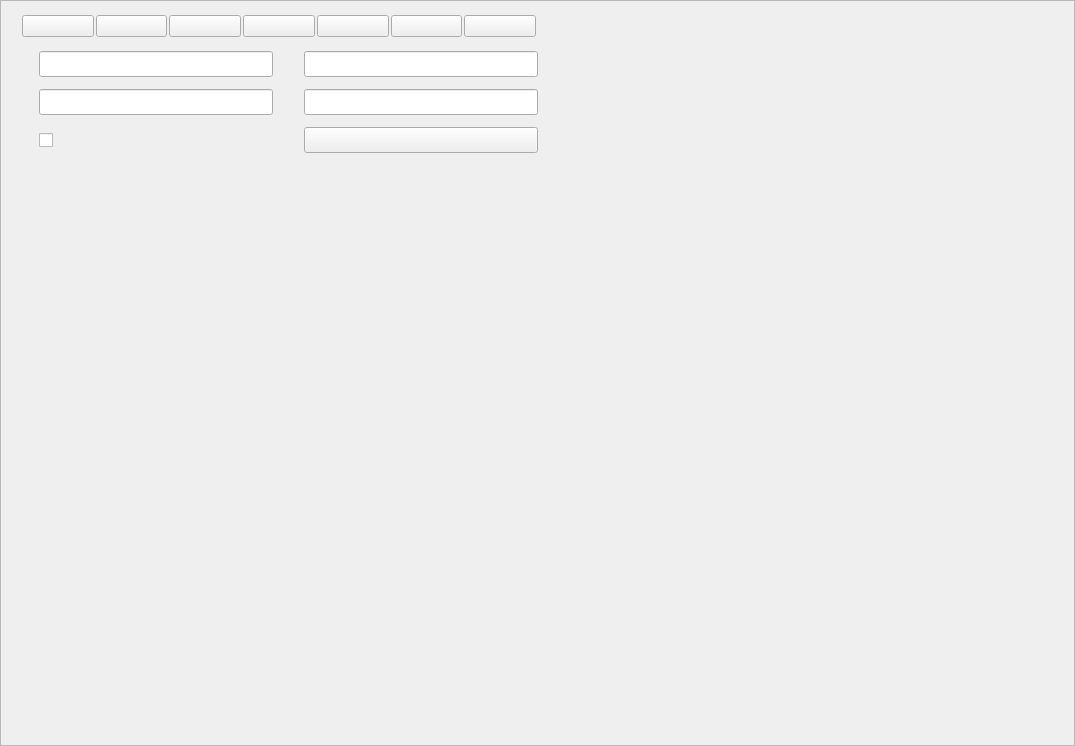
<?xml version="1.0" encoding="UTF-8"?>
<ui version="4.0">
    <class>RaptorNetworkPage</class>
    <widget class="QWidget" name="RaptorNetworkPage">
        <property name="geometry">
            <rect>
                <x>0</x>
                <y>0</y>
                <width>1075</width>
                <height>746</height>
            </rect>
        </property>
        <property name="windowTitle">
            <string>RaptorNetworkPage</string>
        </property>
        <layout class="QVBoxLayout" name="_NetworkPageLayout">
            <property name="spacing">
                <number>0</number>
            </property>
            <property name="leftMargin">
                <number>0</number>
            </property>
            <property name="topMargin">
                <number>0</number>
            </property>
            <property name="rightMargin">
                <number>0</number>
            </property>
            <property name="bottomMargin">
                <number>0</number>
            </property>
            <item>
                <widget class="QScrollArea" name="_ScrollArea">
                    <property name="widgetResizable">
                        <bool>true</bool>
                    </property>
                    <widget class="QWidget" name="_Body">
                        <property name="geometry">
                            <rect>
                                <x>0</x>
                                <y>0</y>
                                <width>1073</width>
                                <height>744</height>
                            </rect>
                        </property>
                        <layout class="QHBoxLayout" name="_BodyLayout" stretch="0,0">
                            <property name="spacing">
                                <number>12</number>
                            </property>
                            <property name="sizeConstraint">
                                <enum>QLayout::SetDefaultConstraint</enum>
                            </property>
                            <property name="leftMargin">
                                <number>0</number>
                            </property>
                            <property name="topMargin">
                                <number>0</number>
                            </property>
                            <property name="rightMargin">
                                <number>0</number>
                            </property>
                            <property name="bottomMargin">
                                <number>0</number>
                            </property>
                            <item>
                                <widget class="QWidget" name="_NetworkPanel" native="true">
                                    <property name="minimumSize">
                                        <size>
                                            <width>100</width>
                                            <height>0</height>
                                        </size>
                                    </property>
                                    <layout class="QGridLayout" name="_NetworkPanelLayout">
                                        <property name="leftMargin">
                                            <number>0</number>
                                        </property>
                                        <property name="topMargin">
                                            <number>12</number>
                                        </property>
                                        <property name="rightMargin">
                                            <number>0</number>
                                        </property>
                                        <property name="bottomMargin">
                                            <number>12</number>
                                        </property>
                                        <property name="spacing">
                                            <number>12</number>
                                        </property>
                                        <item row="1" column="1">
                                            <widget class="QWidget" name="_ProxyPanel" native="true">
                                                <layout class="QGridLayout" name="_AddressPanelLayout">
                                                    <property name="leftMargin">
                                                        <number>0</number>
                                                    </property>
                                                    <property name="topMargin">
                                                        <number>0</number>
                                                    </property>
                                                    <property name="rightMargin">
                                                        <number>0</number>
                                                    </property>
                                                    <property name="bottomMargin">
                                                        <number>0</number>
                                                    </property>
                                                    <property name="spacing">
                                                        <number>12</number>
                                                    </property>
                                                    <item row="2" column="0">
                                                        <widget class="QLabel" name="_ProxyUserNameTip">
                                                            <property name="minimumSize">
                                                                <size>
                                                                    <width>0</width>
                                                                    <height>26</height>
                                                                </size>
                                                            </property>
                                                            <property name="maximumSize">
                                                                <size>
                                                                    <width>16777215</width>
                                                                    <height>26</height>
                                                                </size>
                                                            </property>
                                                            <property name="text">
                                                                <string/>
                                                            </property>
                                                            <property name="alignment">
                                                                <set>Qt::AlignRight|Qt::AlignTrailing|Qt::AlignVCenter</set>
                                                            </property>
                                                        </widget>
                                                    </item>
                                                    <item row="2" column="1">
                                                        <widget class="QLineEdit" name="_ProxyUserName">
                                                            <property name="minimumSize">
                                                                <size>
                                                                    <width>0</width>
                                                                    <height>26</height>
                                                                </size>
                                                            </property>
                                                            <property name="maximumSize">
                                                                <size>
                                                                    <width>16777215</width>
                                                                    <height>26</height>
                                                                </size>
                                                            </property>
                                                        </widget>
                                                    </item>
                                                    <item row="0" column="1">
                                                        <widget class="QLineEdit" name="_ProxyHost">
                                                            <property name="minimumSize">
                                                                <size>
                                                                    <width>0</width>
                                                                    <height>26</height>
                                                                </size>
                                                            </property>
                                                            <property name="maximumSize">
                                                                <size>
                                                                    <width>16777215</width>
                                                                    <height>26</height>
                                                                </size>
                                                            </property>
                                                        </widget>
                                                    </item>
                                                    <item row="0" column="2">
                                                        <widget class="QLabel" name="_ProxyPortTip">
                                                            <property name="minimumSize">
                                                                <size>
                                                                    <width>0</width>
                                                                    <height>26</height>
                                                                </size>
                                                            </property>
                                                            <property name="maximumSize">
                                                                <size>
                                                                    <width>16777215</width>
                                                                    <height>26</height>
                                                                </size>
                                                            </property>
                                                            <property name="text">
                                                                <string/>
                                                            </property>
                                                            <property name="alignment">
                                                                <set>Qt::AlignRight|Qt::AlignTrailing|Qt::AlignVCenter</set>
                                                            </property>
                                                        </widget>
                                                    </item>
                                                    <item row="2" column="2">
                                                        <widget class="QLabel" name="_ProxyPasswordTip">
                                                            <property name="minimumSize">
                                                                <size>
                                                                    <width>0</width>
                                                                    <height>26</height>
                                                                </size>
                                                            </property>
                                                            <property name="maximumSize">
                                                                <size>
                                                                    <width>16777215</width>
                                                                    <height>26</height>
                                                                </size>
                                                            </property>
                                                            <property name="text">
                                                                <string/>
                                                            </property>
                                                            <property name="alignment">
                                                                <set>Qt::AlignRight|Qt::AlignTrailing|Qt::AlignVCenter</set>
                                                            </property>
                                                        </widget>
                                                    </item>
                                                    <item row="2" column="3">
                                                        <widget class="QLineEdit" name="_ProxyPassword">
                                                            <property name="minimumSize">
                                                                <size>
                                                                    <width>0</width>
                                                                    <height>26</height>
                                                                </size>
                                                            </property>
                                                            <property name="maximumSize">
                                                                <size>
                                                                    <width>16777215</width>
                                                                    <height>26</height>
                                                                </size>
                                                            </property>
                                                        </widget>
                                                    </item>
                                                    <item row="3" column="3">
                                                        <widget class="QPushButton" name="_ProxyTest">
                                                            <property name="minimumSize">
                                                                <size>
                                                                    <width>0</width>
                                                                    <height>26</height>
                                                                </size>
                                                            </property>
                                                            <property name="maximumSize">
                                                                <size>
                                                                    <width>16777215</width>
                                                                    <height>26</height>
                                                                </size>
                                                            </property>
                                                            <property name="text">
                                                                <string/>
                                                            </property>
                                                        </widget>
                                                    </item>
                                                    <item row="3" column="1">
                                                        <widget class="QCheckBox" name="_Proxy">
                                                            <property name="minimumSize">
                                                                <size>
                                                                    <width>0</width>
                                                                    <height>26</height>
                                                                </size>
                                                            </property>
                                                            <property name="maximumSize">
                                                                <size>
                                                                    <width>16777215</width>
                                                                    <height>26</height>
                                                                </size>
                                                            </property>
                                                            <property name="text">
                                                                <string/>
                                                            </property>
                                                        </widget>
                                                    </item>
                                                    <item row="0" column="0">
                                                        <widget class="QLabel" name="_ProxyHostTip">
                                                            <property name="minimumSize">
                                                                <size>
                                                                    <width>0</width>
                                                                    <height>26</height>
                                                                </size>
                                                            </property>
                                                            <property name="maximumSize">
                                                                <size>
                                                                    <width>16777215</width>
                                                                    <height>26</height>
                                                                </size>
                                                            </property>
                                                            <property name="text">
                                                                <string/>
                                                            </property>
                                                            <property name="alignment">
                                                                <set>Qt::AlignRight|Qt::AlignTrailing|Qt::AlignVCenter</set>
                                                            </property>
                                                        </widget>
                                                    </item>
                                                    <item row="0" column="3">
                                                        <widget class="QLineEdit" name="_ProxyPort">
                                                            <property name="minimumSize">
                                                                <size>
                                                                    <width>0</width>
                                                                    <height>26</height>
                                                                </size>
                                                            </property>
                                                            <property name="maximumSize">
                                                                <size>
                                                                    <width>16777215</width>
                                                                    <height>26</height>
                                                                </size>
                                                            </property>
                                                        </widget>
                                                    </item>
                                                </layout>
                                            </widget>
                                        </item>
                                        <item row="3" column="1">
                                            <spacer name="_ProxyPanelSpacer">
                                                <property name="orientation">
                                                    <enum>Qt::Vertical</enum>
                                                </property>
                                                <property name="sizeHint" stdset="0">
                                                    <size>
                                                        <width>20</width>
                                                        <height>40</height>
                                                    </size>
                                                </property>
                                            </spacer>
                                        </item>
                                        <item row="0" column="0">
                                            <widget class="QLabel" name="_ProxyTip">
                                                <property name="minimumSize">
                                                    <size>
                                                        <width>0</width>
                                                        <height>26</height>
                                                    </size>
                                                </property>
                                                <property name="maximumSize">
                                                    <size>
                                                        <width>16777215</width>
                                                        <height>26</height>
                                                    </size>
                                                </property>
                                                <property name="text">
                                                    <string/>
                                                </property>
                                                <property name="alignment">
                                                    <set>Qt::AlignRight|Qt::AlignTrailing|Qt::AlignVCenter</set>
                                                </property>
                                            </widget>
                                        </item>
                                        <item row="0" column="1">
                                            <widget class="QWidget" name="_ProxyTypePanel" native="true">
                                                <layout class="QHBoxLayout" name="_ProxyTypePanelLayout">
                                                    <property name="spacing">
                                                        <number>2</number>
                                                    </property>
                                                    <property name="leftMargin">
                                                        <number>2</number>
                                                    </property>
                                                    <property name="topMargin">
                                                        <number>2</number>
                                                    </property>
                                                    <property name="rightMargin">
                                                        <number>2</number>
                                                    </property>
                                                    <property name="bottomMargin">
                                                        <number>2</number>
                                                    </property>
                                                    <item>
                                                        <widget class="QPushButton" name="_ProxyNone">
                                                            <property name="minimumSize">
                                                                <size>
                                                                    <width>0</width>
                                                                    <height>22</height>
                                                                </size>
                                                            </property>
                                                            <property name="maximumSize">
                                                                <size>
                                                                    <width>16777215</width>
                                                                    <height>22</height>
                                                                </size>
                                                            </property>
                                                            <property name="text">
                                                                <string/>
                                                            </property>
                                                            <property name="checkable">
                                                                <bool>true</bool>
                                                            </property>
                                                        </widget>
                                                    </item>
                                                    <item>
                                                        <widget class="QPushButton" name="_ProxyHTTP">
                                                            <property name="minimumSize">
                                                                <size>
                                                                    <width>0</width>
                                                                    <height>22</height>
                                                                </size>
                                                            </property>
                                                            <property name="maximumSize">
                                                                <size>
                                                                    <width>16777215</width>
                                                                    <height>22</height>
                                                                </size>
                                                            </property>
                                                            <property name="text">
                                                                <string/>
                                                            </property>
                                                            <property name="checkable">
                                                                <bool>true</bool>
                                                            </property>
                                                        </widget>
                                                    </item>
                                                    <item>
                                                        <widget class="QPushButton" name="_ProxyHTTP1_0">
                                                            <property name="minimumSize">
                                                                <size>
                                                                    <width>0</width>
                                                                    <height>22</height>
                                                                </size>
                                                            </property>
                                                            <property name="maximumSize">
                                                                <size>
                                                                    <width>16777215</width>
                                                                    <height>22</height>
                                                                </size>
                                                            </property>
                                                            <property name="text">
                                                                <string/>
                                                            </property>
                                                            <property name="checkable">
                                                                <bool>true</bool>
                                                            </property>
                                                        </widget>
                                                    </item>
                                                    <item>
                                                        <widget class="QPushButton" name="_ProxyHTTPS">
                                                            <property name="minimumSize">
                                                                <size>
                                                                    <width>0</width>
                                                                    <height>22</height>
                                                                </size>
                                                            </property>
                                                            <property name="maximumSize">
                                                                <size>
                                                                    <width>16777215</width>
                                                                    <height>22</height>
                                                                </size>
                                                            </property>
                                                            <property name="text">
                                                                <string/>
                                                            </property>
                                                            <property name="checkable">
                                                                <bool>true</bool>
                                                            </property>
                                                        </widget>
                                                    </item>
                                                    <item>
                                                        <widget class="QPushButton" name="_ProxyHTTPS2">
                                                            <property name="minimumSize">
                                                                <size>
                                                                    <width>0</width>
                                                                    <height>22</height>
                                                                </size>
                                                            </property>
                                                            <property name="maximumSize">
                                                                <size>
                                                                    <width>16777215</width>
                                                                    <height>22</height>
                                                                </size>
                                                            </property>
                                                            <property name="text">
                                                                <string/>
                                                            </property>
                                                            <property name="checkable">
                                                                <bool>true</bool>
                                                            </property>
                                                        </widget>
                                                    </item>
                                                    <item>
                                                        <widget class="QPushButton" name="_ProxySOCKS4">
                                                            <property name="minimumSize">
                                                                <size>
                                                                    <width>0</width>
                                                                    <height>22</height>
                                                                </size>
                                                            </property>
                                                            <property name="maximumSize">
                                                                <size>
                                                                    <width>16777215</width>
                                                                    <height>22</height>
                                                                </size>
                                                            </property>
                                                            <property name="text">
                                                                <string/>
                                                            </property>
                                                            <property name="checkable">
                                                                <bool>true</bool>
                                                            </property>
                                                        </widget>
                                                    </item>
                                                    <item>
                                                        <widget class="QPushButton" name="_ProxySOCKS5">
                                                            <property name="minimumSize">
                                                                <size>
                                                                    <width>0</width>
                                                                    <height>22</height>
                                                                </size>
                                                            </property>
                                                            <property name="maximumSize">
                                                                <size>
                                                                    <width>16777215</width>
                                                                    <height>22</height>
                                                                </size>
                                                            </property>
                                                            <property name="text">
                                                                <string/>
                                                            </property>
                                                            <property name="checkable">
                                                                <bool>true</bool>
                                                            </property>
                                                        </widget>
                                                    </item>
                                                </layout>
                                            </widget>
                                        </item>
                                    </layout>
                                </widget>
                            </item>
                            <item>
                                <spacer name="_BodySpacer">
                                    <property name="orientation">
                                        <enum>Qt::Horizontal</enum>
                                    </property>
                                    <property name="sizeHint" stdset="0">
                                        <size>
                                            <width>466</width>
                                            <height>20</height>
                                        </size>
                                    </property>
                                </spacer>
                            </item>
                        </layout>
                    </widget>
                </widget>
            </item>
        </layout>
    </widget>
    <resources/>
    <connections/>
</ui>
